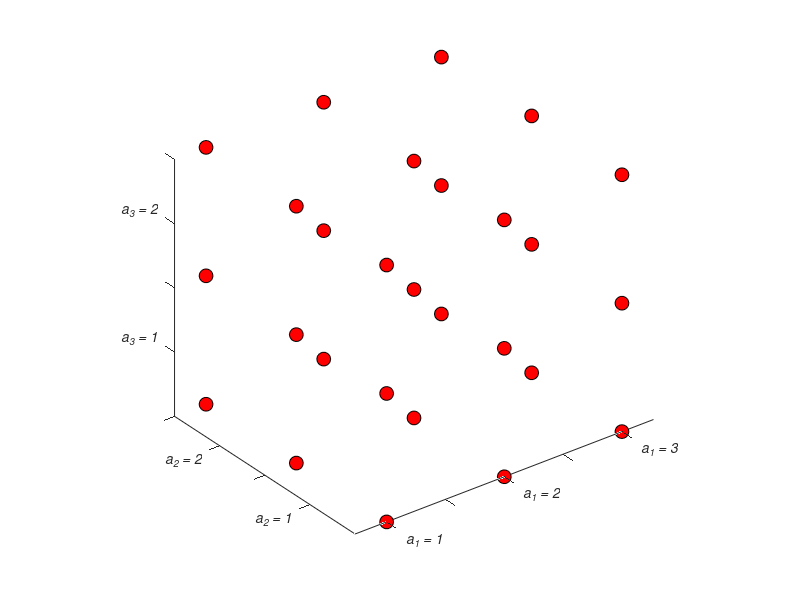

The MATLAB source for this figure: (Note: this script raises an error after producing the figure.)
function drawSubdividedCube(n)
    % Draw a cube subdivided into n^3 smaller cubes, with all edges and vertices.
    %
    % n: number of subdivisions along each edge (>=1)
    %
    % Example usage:  drawSubdividedCube(3)
    % This will create a 3x3x3 subdivision inside a unit cube.

    if nargin < 1
        n = 2;  % Default subdivision
    end

    figure('Color','w');
    hold on;
    axis equal;    % So that the cube isn't distorted
    axis on;      % Hide the axis for clarity
    view(3);       % 3D view

    % 1) Plot the vertices (points) in a meshgrid.
    [X, Y, Z] = meshgrid(0:n, 0:n, 0:n);
    plot3(X(:), Y(:), Z(:), 'ko', 'MarkerFaceColor','red', 'MarkerSize', 10);
    xticklabels({'\it a_1 = 1','','\it a_1 = 2','','\it a_1 = 3'})
    yticklabels({'\it a_2 = 1','','\it a_2 = 2','','\it a_2 = 3'})
    zticklabels({'\it a_3 = 1','','\it a_3 = 2','','\it a_3 = 3'})
    ax = gca;
    ax.FontWeight = 'bold';
    ax.XAxis.FontSize = 20;
    ax.YAxis.FontSize = 20;
    ax.ZAxis.FontSize = 20;

    % 2) Draw lines along x-direction (parallel to x-axis).
    for y = 0:n
        for z = 0:n
            % Connect (0, y, z) to (n, y, z)
            line([0, n], [y, y], [z, z], 'Color','black','LineWidth',2.5);
        end
    end

    % 3) Draw lines along y-direction (parallel to y-axis).
    for x = 0:n
        for z = 0:n
            % Connect (x, 0, z) to (x, n, z)
            line([x, x], [0, n], [z, z], 'Color','black','LineWidth',2.5);
        end
    end

    % 4) Draw lines along z-direction (parallel to z-axis).
    for x = 0:n
        for y = 0:n
            % Connect (x, y, 0) to (x, y, n)
            line([x, x], [y, y], [0, n], 'Color','black','LineWidth',2.5);
        end
    end

    title('Network of Viable Genotypes','FontWeight','bold','fontsize',28);
    hold off;
end